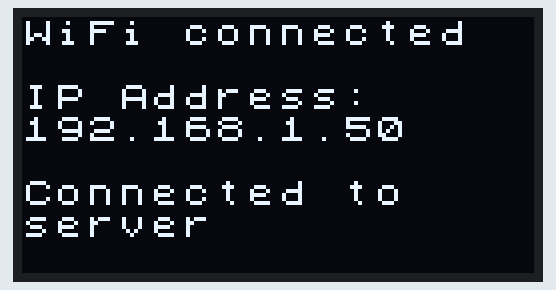
Bench run of a sketch on a simulated Arduino MKR. Parts: 128×64 one-colour display. WiFi joins after 1.5 s; servers stay silent unless stated; what the sketch prints to the serial monitor is not drawn.

Above: at 1.8 s.
At 4.0 s:
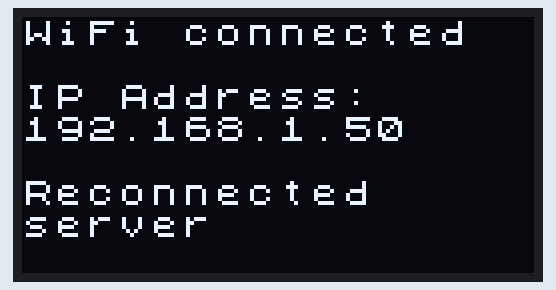

Measured:
- what the display in image 0 shows lasts 2.0 s, from 1.8 s to 3.8 s

The sketch:

tempSense.ino
```cpp
// #include <Wire.h>
// #include <SPI.h>
// #include <Adafruit_Sensor.h>
// #include <Adafruit_BME280.h>
// #include <WiFiNINA.h>
// #include "secrets.h" // Include the secrets header file
// #include <U8x8lib.h> // https://github.com/olikraus/u8glib

// #define BME_SCK 13
// #define BME_MISO 12
// #define BME_MOSI 11
// #define BME_CS 10

// #define SEALEVELPRESSURE_HPA (1013.25)

// Adafruit_BME280 bme; // I2C
// WiFiServer server(8888); // TCP server on port 8888

// // Network credentials from secrets.h
// char ssid[] = SECRET_SSID;
// char pass[] = SECRET_PASS;

// unsigned long delayTime;

// // Objects
// U8X8_SH1106_128X64_NONAME_HW_I2C u8x8(U8X8_PIN_NONE);

// void setup() {
//     Serial.begin(9600);
//     Serial.println(F("BME280 test"));

//     // Init OLED screen
//     u8x8.begin();
//     u8x8.setFont(u8x8_font_chroma48medium8_r);
//     u8x8.setFlipMode(0);

//     Serial.println("OLED begun");

//     // Initialize Wi-Fi
//     if (WiFi.status() == WL_NO_MODULE) {
//         u8x8.drawString(0, 0, "WiFi Failed");
//         while (true);
//     }

//     // Attempt to connect to WiFi network using secrets
//     while (WiFi.status() != WL_CONNECTED) {
//         u8x8.drawString(0, 0, "Connecting to: ");
//         u8x8.drawString(0, 1, ssid);
//         WiFi.begin(ssid, pass);
//         delay(5000); // Wait 5 seconds for connection
//     }

//     u8x8.clearLine(0);
//     u8x8.drawString(0, 0, "Connected to");

//     // Display the IP address on OLED
//     IPAddress ip = WiFi.localIP();
//     Serial.print("Server IP Address: ");
//     Serial.println(ip);
//     u8x8.drawString(0, 2, "IP Address:");
//     u8x8.drawString(0, 3, ip.toString().c_str());

//     // Start the server
//     server.begin();
//     Serial.println("Server started");

//     // default settings
//     if (!bme.begin()) {
//         Serial.println("Could not find a valid BME280 sensor, check wiring, address, sensor ID!");
//         while (true);
//     }

//     Serial.println("-- Default Test --");
//     delayTime = 2000;

//     Serial.println();
// }

// void loop() {
//     // Check for incoming clients
//     WiFiClient client = server.available();

//     //Read and broadcast sensor data if there is a client
//     if (client) {
//         printValues(client);
//         delay(delayTime);
//     }
// }

// void printValues(WiFiClient& client) {
//     // Read temperature and humidity
//     float temperature = bme.readTemperature();
//     float humidity = bme.readHumidity();

//     // Round temperature and humidity to two decimal places
//     temperature = round(temperature * 100.0) / 100.0;
//     humidity = round(humidity * 100.0) / 100.0;

//     // Debug printing
//     Serial.print("Temperature = ");
//     Serial.print(temperature);
//     Serial.println(" °C");
//     Serial.print("Humidity = ");
//     Serial.print(humidity);
//     Serial.println(" %");

//     // Display temperature
//     u8x8.clearLine(5);
//     u8x8.drawString(0, 5, "Temp = ");
//     u8x8.setCursor(7, 5); // Set cursor position after "=" in "Temp ="
//     u8x8.print(temperature);
//     u8x8.drawString(13, 5, "C");

//     // Display humidity
//     u8x8.clearLine(6);
//     u8x8.drawString(0, 6, "Humidity = ");
//     u8x8.setCursor(10, 6); // Set cursor position after "=" in "Humidity ="
//     u8x8.print(humidity);
//     u8x8.drawString(14, 6, "%");

//     // Send data to client
//     client.print("Temperature: ");
//     client.print(temperature);
//     client.println(" C");
//     client.print("Humidity: ");
//     client.print(humidity);
//     client.println(" %");
// }
```

UDPReceiver.ino
```cpp
#include <SPI.h>
#include <WiFiNINA.h>
#include <U8x8lib.h>
#include "secrets.h"

// Network credentials from secrets.h
char ssid[] = SECRET_SSID;
char pass[] = SECRET_PASS;

// TCP settings
WiFiClient client;
const char serverAddress[] = "10.65.191.176"; // Replace with the server's IP address
const unsigned int serverPort = 8888; // The server's port

// OLED display
U8X8_SH1106_128X64_NONAME_HW_I2C u8x8(U8X8_PIN_NONE);

void setup() {
    Serial.begin(9600);
    while (!Serial) {
        ; // Wait for serial port to connect. Needed for native USB port only
    }

    // Initialize OLED display
    u8x8.begin();
    u8x8.setFont(u8x8_font_chroma48medium8_r);
    u8x8.setFlipMode(0);

    // Connect to WiFi network
    WiFi.begin(ssid, pass);
    while (WiFi.status() != WL_CONNECTED) {
        u8x8.drawString(0, 0, "Connecting to: ");
        u8x8.drawString(0, 1, ssid);
        delay(500);
        Serial.print(".");
    }

    // Display WiFi connection status
    if (WiFi.status() == WL_CONNECTED) {
        u8x8.clear();
        u8x8.drawString(0, 0, "WiFi connected");
        u8x8.drawString(0, 2, "IP Address:");
        u8x8.drawString(0, 3, WiFi.localIP().toString().c_str());
        Serial.print("Client IP Address: ");
        Serial.println(WiFi.localIP());
    } else {
        u8x8.clear();
        u8x8.drawString(0, 0, "WiFi disconnected");
        Serial.println("WiFi disconnected");
        while (true); // Halt execution if WiFi connection fails
    }

    // Connect to the TCP server
    if (client.connect(serverAddress, serverPort)) {
        Serial.println("Connected to server");
        u8x8.drawString(0, 5, "Connected to");
        u8x8.drawString(0, 6, "server");
    } else {
        Serial.println("Connection to server failed");
        u8x8.drawString(0, 5, "Conn. failed");
        while (true); // Halt execution if connection fails
    }
}

void loop() {
    // Check if connected to server
    if (client.connected()) {
        if (client.available()) {
            byte data[sizeof(float)];
            client.readBytes(data, sizeof(float));
            float temperature;
            memcpy(&temperature, data, sizeof(float));

            // Round to two decimal places
            temperature = round(temperature * 100.0) / 100.0;

            // Display temperature
            u8x8.clearLine(5);
            u8x8.drawString(0, 5, "Temp= ");
            u8x8.setCursor(7, 5); // Set cursor position after "=" in "Temp ="
            u8x8.print(temperature);
            u8x8.drawString(12, 5, "C");

            Serial.print("Temperature: ");
            Serial.println(temperature);
        }
    } else {
        u8x8.drawString(0, 5, "Disconnected");
        Serial.println("Disconnected from server");
        // Try to reconnect to the server
        if (client.connect(serverAddress, serverPort)) {
            Serial.println("Reconnected to server");
            u8x8.clearLine(5);
            u8x8.drawString(0, 5, "Reconnected");
        } else {
            Serial.println("Reconnection to server failed");
            u8x8.drawString(0, 6, "Reconn. failed");
        }
    }

    delay(1000); // Delay to avoid flooding the display
}
```

display.ino
```cpp
// //Libraries
// #include <U8x8lib.h>//https://github.com/olikraus/u8glib

// //Objects
// U8X8_SH1106_128X64_NONAME_HW_I2C u8x8(U8X8_PIN_NONE);

// void setup() {
//  	//Init Serial USB
//  	Serial.begin(9600);
//  	Serial.println(F("Initialize System"));
//  	//Init OLED screen
//  	u8x8.begin();
//  	u8x8.setFont(u8x8_font_chroma48medium8_r);
//  	u8x8.setFlipMode(0);
//  	u8x8.drawString(0, 0, "Hello World");
// }

// void loop() {

// }
```

ipaddress.ino
```cpp
// #include <WiFiNINA.h>
// #include "secrets.h";

// ///////please enter your sensitive data in the Secret tab/arduino_secrets.h
// char ssid[] = SECRET_SSID;        // your network SSID (name)
// char pass[] = SECRET_PASS;    // your network password (use for WPA, or use as key for WEP)
// int status = WL_IDLE_STATUS;     // the Wifi radio's status

// void setup() {
//   //Initialize serial and wait for port to open:
//   Serial.begin(9600);
//   while (!Serial);

//   // attempt to connect to Wifi network:
//   while (status != WL_CONNECTED) {
//     Serial.print("Attempting to connect to network: ");
//     Serial.println(ssid);
//     // Connect to WPA/WPA2 network:
//     status = WiFi.begin(ssid, pass);

//     // wait 10 seconds for connection:
//     delay(10000);
//   }

//   // you're connected now, so print out the data:
//   Serial.println("You're connected to the network");

//   Serial.println("----------------------------------------");
//   printData();
//   Serial.println("----------------------------------------");
// }

// void loop() {
//   // check the network connection once every 10 seconds:
//  delay(10000);
//  printData();
//  Serial.println("----------------------------------------");
// }

// void printData() {
//   Serial.println("Board Information:");
//   // print your board's IP address:
//   IPAddress ip = WiFi.localIP();
//   Serial.print("IP Address: ");
//   Serial.println(ip);

//   Serial.println();
//   Serial.println("Network Information:");
//   Serial.print("SSID: ");
//   Serial.println(WiFi.SSID());

//   // print the received signal strength:
//   long rssi = WiFi.RSSI();
//   Serial.print("signal strength (RSSI):");
//   Serial.println(rssi);

//   byte encryption = WiFi.encryptionType();
//   Serial.print("Encryption Type:");
//   Serial.println(encryption, HEX);
//   Serial.println();
// }
```

secrets.h
```cpp
// //WiFi Network Name
// #define SECRET_SSID "NU-IoT"
// //WiFi Network Password
// #define SECRET_PASS "qcbdmqlg"

//WiFi Network Name for receiver
#define SECRET_SSID "NU-IoT"
//WiFi Network Password
#define SECRET_PASS "xjhxgfsr"
```
